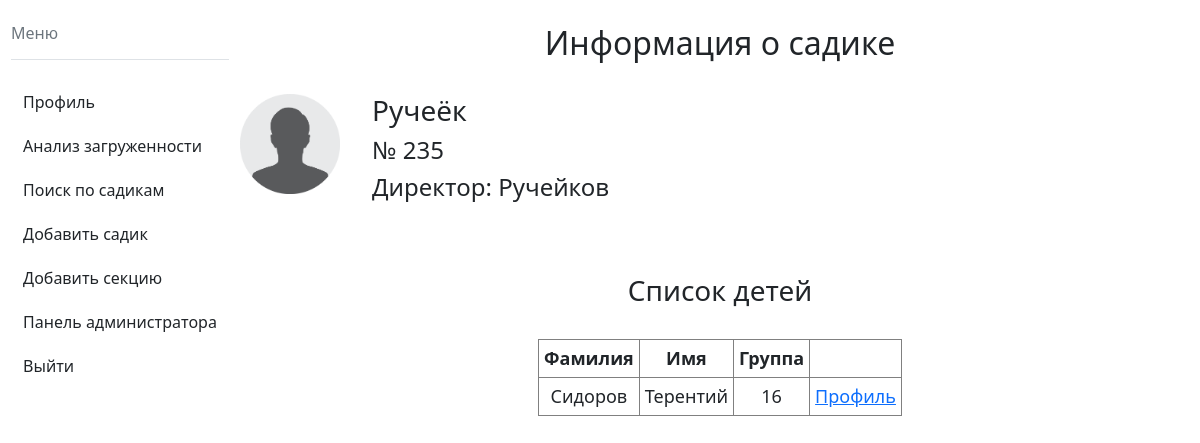
The page /garten/2/ (signed in) on the database as committed earlier.
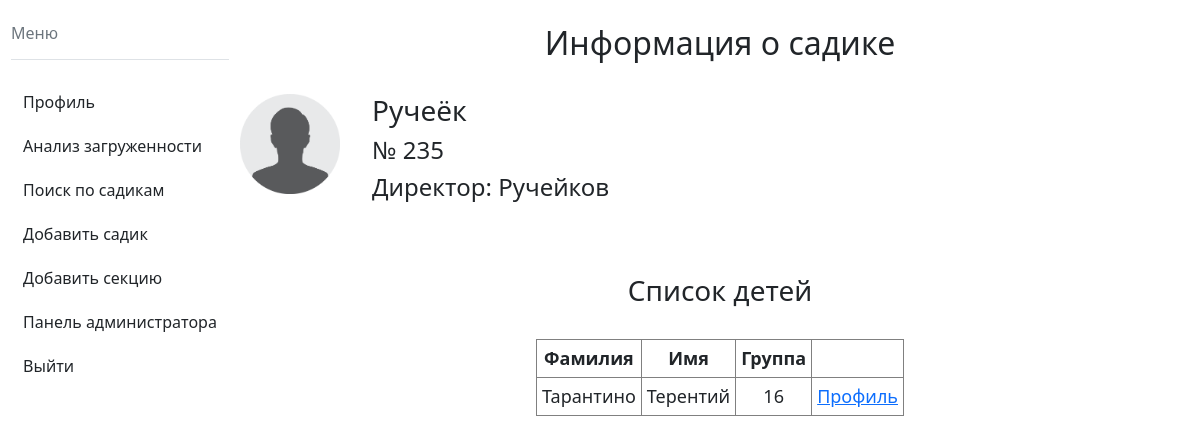
The same page on the database as committed later.
### mainapp/models.py (models this page shows, shortened)
class Child(models.Model):
    Firstname = models.CharField(max_length=50, help_text='Введите имя ребенка', verbose_name='Имя', null=False)
    Lastname = models.CharField(max_length=50, help_text='Введите фамилию ребенка', verbose_name='Фамилия', null=False)
    Secondname = models.CharField(max_length=50, help_text='Введите отчество ребенка', verbose_name='Отчество', null=True, blank=True)
    date = models.DateField(help_text='Введите дату рождения', verbose_name='Дата рождения')
    garten = models.ForeignKey('Garten', on_delete=models.CASCADE, help_text='Выберите дет. сад', verbose_name='Дет. сад', null=False)
    number = models.IntegerField(help_text='Введите номер группы', verbose_name='Группа')
    load = models.FloatField(default=0, help_text='Введите нагруженность ребенка', verbose_name="Нагруженность ребенка")
    sections = models.ManyToManyField('Section', help_text='Выберите секции ребенка', verbose_name='Секции', blank=True)
    parents = models.ManyToManyField('Parent', help_text='Выберите родителей ребенка', verbose_name='Родители', blank=True)

### mainapp/views.py (the view)
# urls.py: path('garten/<int:id>/', views.garten, name='garten'),
def garten(request, id):
    if request.user.is_authenticated:
        if check_role(request) == 'g' or check_role(request) == 'o':
            garten = Garten.objects.get(id=id)
            childs = Child.objects.filter(garten=garten)
            role = check_role(request)
            return render(request, 'mainapp/garten.html', {'garten':garten, 'childs':childs, 'role':role})
        else:
            return HttpResponseRedirect('/')
    else:
        return HttpResponseRedirect('/login')

### mainapp/views.py (called while the page is built)
def check_role(request):
    try:
        if User.objects.filter(pk=request.user.id, groups__name='Parent').exists():
            role = 'p'
        elif User.objects.filter(pk=request.user.id, groups__name='Admin_organization').exists():
            role = 'o'
        elif User.objects.filter(pk=request.user.id, groups__name='Admin_garten').exists():
            role = 'g'
        else:
            role = 'error'
    except:
        role = 'error'
    return role

### templates/mainapp/garten.html (shortened to what this page needs)
<!DOCTYPE html>
<html lang="en">
{% load static %}
<head>
    <link href= '{% static "css/garten_profile.css" %}' rel="stylesheet" >
    <link rel="stylesheet" href="https://cdn.jsdelivr.net/npm/bootstrap@5.1.3/dist/css/bootstrap.min.css">
</head>
<body>
<div class="b-left">
    <aside class="bd-aside sticky-xl-top text-muted align-self-start mb-3 mb-xl-5 px-2">
  <h2 class="h6 pt-4 pb-3 mb-4 border-bottom">Меню</h2>
  <nav class="small" id="toc">
     <ul class="list-unstyled">
      <li class="my-2">
          <a href="/" class="btn d-inline-flex align-items-center collapsed border-0" data-bs-toggle="collapse" aria-expanded="false" data-bs-target="#contents-collapse" aria-controls="contents-collapse">Профиль</a>
      </li>
      <li class="my-2">
        <a href="/load_childs" class="btn d-inline-flex align-items-center collapsed border-0" data-bs-toggle="collapse" aria-expanded="false" data-bs-target="#contents-collapse" aria-controls="contents-collapse">Анализ загруженности</a>
      </li>
        <li class="my-2">
        <a href="/garten_search" class="btn d-inline-flex align-items-center collapsed border-0" data-bs-toggle="collapse" aria-expanded="false" data-bs-target="#contents-collapse" aria-controls="contents-collapse">Поиск по садикам</a>
      </li>
       {% if role == 'g' %}
        <li class="my-2">
        <a href="/add_child" class="btn d-inline-flex align-items-center collapsed border-0" data-bs-toggle="collapse" aria-expanded="false" data-bs-target="#contents-collapse" aria-controls="contents-collapse">Добавить ребёнка</a>
      </li>
        <li class="my-2">
        <a href="/add_parent" class="btn d-inline-flex align-items-center collapsed border-0" data-bs-toggle="collapse" aria-expanded="false" data-bs-target="#contents-collapse" aria-controls="contents-collapse">Добавить родителя ребенку</a>
      </li>
       {% else %}
       <li class="my-2">
        <a href="/add_garten" class="btn d-inline-flex align-items-center collapsed border-0" data-bs-toggle="collapse" aria-expanded="false" data-bs-target="#contents-collapse" aria-controls="contents-collapse">Добавить садик</a>
      </li>
          <li class="my-2">
        <a href="/add_section" class="btn d-inline-flex align-items-center collapsed border-0" data-bs-toggle="collapse" aria-expanded="false" data-bs-target="#contents-collapse" aria-controls="contents-collapse">Добавить секцию</a>
      </li>
       {% endif %}
          <li class="my-2">
        <a href="/admin" class="btn d-inline-flex align-items-center collapsed border-0" data-bs-toggle="collapse" aria-expanded="false" data-bs-target="#contents-collapse" aria-controls="contents-collapse">Панель администратора</a>
      </li>
      <li class="my-2">
        <a href="/logout" class="btn d-inline-flex align-items-center collapsed border-0" data-bs-toggle="collapse" aria-expanded="false" data-bs-target="#contents-collapse" aria-controls="contents-collapse">Выйти</a>
      </li>
    </ul>
  </nav>
</aside>
</div>
<div class="b-right">
    <br>
    <h2 style="display: flex; justify-content: center; align-items: center;">Информация о садике</h2>
    <br>
    <div style="display: flex;">
         <img src="{% static 'img/chel.png' %}">
        <ul>
            <li><h3>{{garten.title}}</h3></li>
            <li><h4>№&nbsp;{{garten.number}}</h4></li>
            <li><h4>Директор:&nbsp;{{ garten.director }}</h4></li>
        </ul>
    </div>
    <br>
    <br>
    <h3 style="display: flex; justify-content: center; align-items: center;">Список детей</h3>
    <br>
    <table>
        <tr><th>Фамилия</th><th>Имя</th><th>Группа</th><th></th></tr>
        {% for child in childs %}
            <tr>
                <td>{{child.Lastname}}</td>
                <td>{{child.Firstname}}</td>
                <td>{{child.number}}</td>
                <td><a href="/child_info/{{child.id}}">Профиль</a></td>
            </tr>
        {% endfor %}
    </table>
</div>
</body>
</html>

Rows that differ between the two databases and show on the page:
changed Child "Терентий": Lastname "Сидоров" → "Тарантино"
